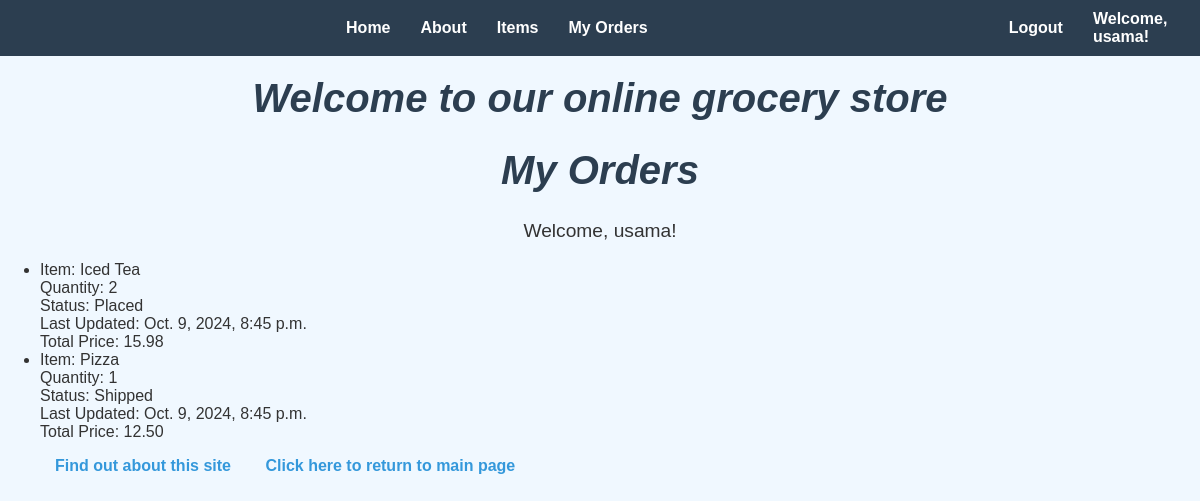
Screenshot of /myorders/ (signed in) with the database file from the repository.
### myapp/models.py (models this page shows, shortened)
class OrderItem(models.Model):
    ORDER_STATUS_CHOICES = [
        (0, "Cancelled"),
        (1, "Placed"),
        (2, "Shipped"),
        (3, "Delivered"),
    ]
    item = models.ForeignKey(Item, related_name="order_items", on_delete=models.CASCADE)
    client = models.ForeignKey(
        Client, related_name="order_items", on_delete=models.CASCADE
    )
    quantity = models.PositiveIntegerField()
    status = models.IntegerField(choices=ORDER_STATUS_CHOICES, default=1)
    last_updated = models.DateTimeField(auto_now=True)
    def total_price(self):
        return self.item.price * self.quantity

class Item(models.Model):
    type = models.ForeignKey(Type, related_name="items", on_delete=models.CASCADE)
    name = models.CharField(max_length=200)
    price = models.DecimalField(max_digits=10, decimal_places=2)
    stock = models.PositiveIntegerField(default=100)
    available = models.BooleanField(default=True)
    description = models.TextField(null=True, blank=True)
    interested = models.PositiveIntegerField(default=0)

### myapp/views.py (the view)
# urls.py: path("myorders/", views.myorders, name="myorders"),
@login_required(login_url="/login/")
def myorders(request):
    user = request.user
    if user.is_authenticated:
        if hasattr(user, "client"):
            client = user.client
            orders = OrderItem.objects.filter(client=client)
            return render(
                request, "myapp/myorders.html", {"orders": orders, "user": user}
            )
        else:
            return HttpResponse("You are not a registered client!")
    else:
        return HttpResponse("You are not authenticated!")

### myapp/templates/myapp/myorders.html (shortened to what this page needs)
{% extends 'myapp/base.html' %}
{% block body_block %}
<h1>My Orders</h1>
<p>Welcome, {{ user.username }}!</p>
{% if orders %}
    <ul>
        {% for order in orders %}
            <li>
                Item: {{ order.item.name }}<br>
                Quantity: {{ order.quantity }}<br>
                Status: {{ order.get_status_display }}<br>
                Last Updated: {{ order.last_updated }}<br>
                Total Price: {{ order.total_price }}
            </li>
        {% endfor %}
    </ul>
{% else %}
    <p>You have not placed any orders yet.</p>
{% endif %}
{% endblock %}

### myapp/templates/myapp/base.html (shortened to what this page needs)
<!DOCTYPE html>
{% load static %}
<html>
  <head>
    <link
      rel="stylesheet"
      type="text/css"
      href="{% static 'myapp/style.css'%}"
    />
  </head>
  <body>
    <nav>
      <ul class="nav-links">
        <li><a href="{% url 'myapp:index' %}">Home</a></li>
        <li><a href="{% url 'myapp:about' %}">About</a></li>
        <li><a href="{% url 'myapp:items' %}">Items</a></li>
        <li><a href="{% url 'myapp:myorders' %}">My Orders</a></li>
      </ul>
      <ul class="auth-links">
        {% if user.is_authenticated %}
        <li><a href="{% url 'myapp:logout' %}">Logout</a></li>
        <li>Welcome, {{ user.username }}!</li>
        {% else %}
        <li><a href="{% url 'myapp:login' %}">Login</a></li>
        <li><a href="{% url 'myapp:signup' %}">Signup</a></li>
        {% endif %}
      </ul>
    </nav>
    <div>
      <h1>
        {% block myhdg %} Welcome to our online grocery store {% endblock %}
      </h1>
      {% block body_block %}*** {% endblock %}
    </div>
    <div>
      <ul>
        <li class="hbar1">
          <a href="http://127.0.0.1:8000/about/"> Find out about this site </a>
        </li>
        <li class="hbar1">
          <a href="{% url 'myapp:index'%}">
            Click here to return to main page </a
          ><br />
        </li>
      </ul>
    </div>
  </body>
</html>

### myapp/static/myapp/style.css (style rules this page uses)
body { background-color: #f0f8ff; color: #333; font-family: "Arial", sans-serif; font-size: 16px; margin: 0; padding: 0; }
h1 { color: #2c3e50; font-size: 2.5em; font-style: italic; text-align: center; margin-top: 20px; }
nav { background-color: #2c3e50; padding: 10px 0; display: flex; justify-content: space-between; align-items: center; }
nav ul { list-style-type: none; margin: 0; padding: 0; display: flex; align-items: center; }
nav ul li { display: inline; margin: 0 15px; }
nav ul li a { color: #fff; text-decoration: none; font-weight: bold; }
.nav-links { width: 100%; display: flex; flex-direction: row; align-items: center; justify-content: center; }
.auth-links { display: flex; align-self: flex-end; margin-left: auto; }
.auth-links li { color: #fff; font-weight: bold; margin-left: 15px; }
.auth-links li a { color: #fff; text-decoration: none; }
div p { text-align: center; font-size: 1.2em; }
a { color: #3498db; text-decoration: none; font-weight: bold; }
.hbar1 { display: inline; margin: 15px; }
.hbar1 a { color: #3498db; text-decoration: none; }

### rows the page displays
OrderItem: item.name "Iced Tea", quantity "2", status "Placed", last_updated "Oct. 9, 2024, 8:45 p.m.", total_price "15.98"
OrderItem: item.name "Pizza", quantity "1", status "Shipped", last_updated "Oct. 9, 2024, 8:45 p.m.", total_price "12.50"

### other values shown
{{ user.username }} "usama"
